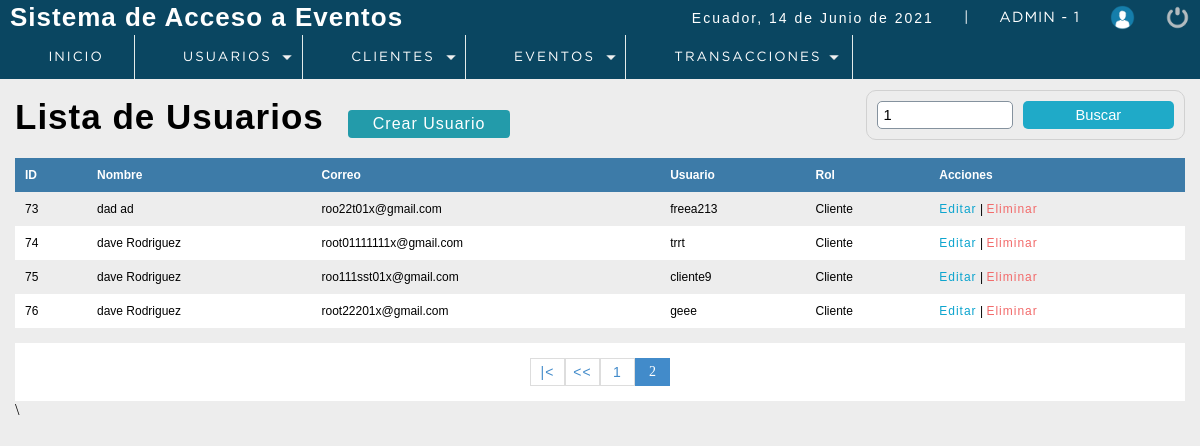
The app's page /P_seminarios/sistema/buscar_usuario.php?pagina=2&busqueda=1 (signed in) with its own data.
### tables this page shows
CREATE TABLE `usuario` (
  `idusuario` int(11) NOT NULL,
  `nombre` varchar(50) DEFAULT NULL,
  `correo` varchar(100) DEFAULT NULL,
  `usuario` varchar(15) DEFAULT NULL,
  `clave` varchar(100) DEFAULT NULL,
  `rol` int(11) DEFAULT NULL,
  `Status` int(11) NOT NULL DEFAULT 1,
  `cod_cliente` int(11) DEFAULT 0,
  `token_user` varchar(100) NOT NULL
);

CREATE TABLE `rol` (
  `idrol` int(11) NOT NULL,
  `rol` varchar(20) DEFAULT NULL
);

### P_seminarios/sistema/buscar_usuario.php (the view, shortened to what this page needs)
<?php
 include "../conection.php";
?>
<!DOCTYPE html>
<html lang="en">
<head>
	<?php include "includes/scripts.php"?>
</head>
<body>
 <?php include "includes/header.php"?>
	<section id="container">
    <?php
        $busqueda = strtolower($_REQUEST['busqueda']) ;
    ?>
		<h1>Lista de Usuarios</h1>
        <a href="registro_usuarios.php" class="btn_new">Crear Usuario</a>
    <form action="buscar_usuario.php" method="get" class="form_search">
        <input type="text" name="busqueda" id="busqueda" placeholder="Buscar" value ="<?php echo $busqueda;?>">
        <input type="submit" value="Buscar" class="btn_search" >
    </form>
        <table>
            <tr>
                <th>ID</th>
                <th>Nombre</th>
                <th>Correo</th>
                <th>Usuario</th>
                <th>Rol</th>
                <th>Acciones</th>
            </tr>
            <?php
            $rol ='';
           $sql_registre = mysqli_query($conection,"SELECT COUNT(*) AS total_registro   FROM usuario
                                                                                        WHERE
                                                                                        (
                                                                                        idusuario LIKE '%$busqueda%' OR
                                                                                        nombre	  LIKE '%$busqueda%' OR
                                                                                        correo	  LIKE '%$busqueda%' OR
                                                                                        usuario	  LIKE '%$busqueda%'
                                                                                        $rol
                                                                                        )
                                                                                        AND
                                                                                        Status =1");
           $result_registre = mysqli_fetch_array($sql_registre);
           $total_resgistros = $result_registre['total_registro'];
           $por_pagina = 4;
           if (empty($_GET['pagina'])) {
               $pagina =1;
           }
           else {
               $pagina = $_GET['pagina'];
           }
           $desde = ($pagina - 1) * $por_pagina;
           $total_paginas = ceil($total_resgistros / $por_pagina);
           $query = mysqli_query($conection,"SELECT u.Idusuario, u.nombre, u.correo, u.usuario, r.rol FROM usuario u
                                                                                                      INNER JOIN rol r
                                                                                                      ON u.rol = r.idrol
                                                                                                      WHERE
                                                                                                        (
                                                                                                            u.idusuario   LIKE '%$busqueda%' OR
                                                                                                            u.nombre	  LIKE '%$busqueda%' OR
                                                                                                            u.correo	  LIKE '%$busqueda%' OR
                                                                                                            u.usuario	  LIKE '%$busqueda%' OR
                                                                                                            r.rol         LIKE '%$busqueda%'
                                                                                                        )
                                                                                                      AND
                                                                                                      Status = 1
                                                                                                      ORDER BY idusuario ASC LIMIT $desde, $por_pagina");
           $result = mysqli_num_rows($query);
           if ($result > 0) {
               while ($data = mysqli_fetch_array($query)) {
           ?>
            <tr>
                <td><?php echo $data["Idusuario"];?></td>
                <td><?php echo $data["nombre"];?></td>
                <td><?php echo $data["correo"];?></td>
                <td><?php echo $data["usuario"];?></td>
                <td><?php echo $data["rol"];?></td>
                <td>
                    <a class="link_edit" href="editar_usuario.php?id=<?php echo $data["Idusuario"];?>">Editar</a>
                    |
                    <?php
                        if ($data["Idusuario"] !=1) {
                    ?>
                    <a class="link_delete" href="eliminar_usuario.php?id=<?php echo $data["Idusuario"];?>">Eliminar</a>
                    <?php
                        }
                    ?>
                </td>
            </tr>
                <?php
               }
           }
            ?>
        </table>
        <?php
                    if ($total_resgistros != 0)
                    {
                ?>
                <div class="paginador">
                    <ul>
                        <?php
                            if ($pagina != 1) {
                            ?>
                            <li><a href="?pagina=<?php echo 1;?>&busqueda=<?php echo $busqueda; ?>">|<</a></li>
                            <li><a href="?pagina=<?php echo $pagina-1;?>&busqueda=<?php echo $busqueda; ?>"><<</a></li>
                            <?php
                            }
                        ?>
                    <?php
                    for ($i=1; $i <= $total_paginas; $i++) {
                        if ($i == $pagina) {
                            echo '<li class="pageSelected">'.$i.'</li>';
                        }
                        else {
                            echo '<li><a href="?pagina='.$i.'&busqueda='.$busqueda.'">'.$i.'</a></li>';
                        }
                    }
                    ?>
                    </ul>
                </div>\
                <?php
                    }
                ?>
	</section>
</body>
</html>

### P_seminarios/sistema/css/style.css (style rules this page uses)
* { margin: 0; padding: 0; box-sizing: border-box; }
body { background: #ededed; }
h1, h2, h3, h4, h5, h6 { font-family: 'arial'; font-weight: bold; letter-spacing: 1px; }
h1 { font-size: 26px; }
a { text-decoration: none; font-family: arial; letter-spacing: 1px; }
#container { padding: 90px 15px 15px; }
form { border: 2px solid #78909C; border-radius: 2%; background: #FFF; margin: auto; padding: 20px 50px; border: 1px solid #d1d1d1; }
input,select { display: block; width: 100%; font-size: 11pt; padding: 5px; border: 1px solid #85929e; border-radius: 5px; }
#container h1 { font-size: 35px; display: inline-block; }
.btn_new { display: inline-block; background: #239baa; color: #FFF; padding: 5px 25px; border-radius: 4px; margin: 20px; }
table { border-collapse: collapse; font-size: 12px; font-family: 'arial'; width: 100%; }
table th { text-align: left; padding: 10px; background: #3d7ba8; color: #FFF; }
table tr:nth-child(odd) { background: #FFF; }
table td { padding: 10px; }
.link_edit { color: #0ca4ce; }
.link_delete { color: #f26b6b; }
.paginador ul { padding: 15px; list-style: none; background: #FFF; margin-top: 15px; display: -webkit-flex; display: -moz-flex; display: -ms-flex; display: -o-flex; display: flex; justify-content: center; }
.paginador a, .pageSelected { color: #428bca; border: 1px solid #ddd; padding: 5px; display: inline-block; font-size: 14px; text-align: center; width: 35px; }
.pageSelected { color: #FFF; background: #428bca; border: 1px solid #428bca; }
.form_search { display: -webkit-flex; display: -moz-flex; display: -ms-flex; display: -o-flex; display: flex; float: right; background: initial; padding: 10px; border-radius: 10px; }
.form_search .btn_search { background: #1faac8; color: #FFF; padding: 0 20px; border: 0; cursor: pointer; margin-left: 10px; }

### records on screen
usuario: idusuario "73", nombre "dad ad", correo "roo22t01x@gmail.com", usuario "freea213", rol.rol "Cliente"
usuario: idusuario "74", nombre "dave Rodriguez", correo "root01111111x@gmail.com", usuario "trrt", rol.rol "Cliente"
usuario: idusuario "75", nombre "dave Rodriguez", correo "roo111sst01x@gmail.com", usuario "cliente9", rol.rol "Cliente"
usuario: idusuario "76", nombre "dave Rodriguez", correo "root22201x@gmail.com", usuario "geee", rol.rol "Cliente"

### other values on screen
fechaC() "14 de Junio de 2021"
$_SESSION['user'] "ADMIN"
$_SESSION['rol'] "1"
